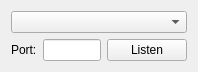
<?xml version="1.0" encoding="UTF-8"?>
<ui version="4.0">
 <class>MainWindow</class>
 <widget class="QMainWindow" name="MainWindow">
  <property name="geometry">
   <rect>
    <x>0</x>
    <y>0</y>
    <width>198</width>
    <height>67</height>
   </rect>
  </property>
  <property name="windowTitle">
   <string>MainWindow</string>
  </property>
  <widget class="QWidget" name="centralWidget">
   <layout class="QGridLayout" name="gridLayout">
    <item row="2" column="0">
     <widget class="QLabel" name="label">
      <property name="text">
       <string>Port:</string>
      </property>
     </widget>
    </item>
    <item row="2" column="1">
     <widget class="QLineEdit" name="lineEdit"/>
    </item>
    <item row="2" column="2">
     <widget class="QPushButton" name="pushButton">
      <property name="text">
       <string>Listen</string>
      </property>
     </widget>
    </item>
    <item row="0" column="0" colspan="3">
     <widget class="QComboBox" name="comboBox"/>
    </item>
   </layout>
  </widget>
 </widget>
 <layoutdefault spacing="6" margin="11"/>
 <resources/>
 <connections/>
</ui>
